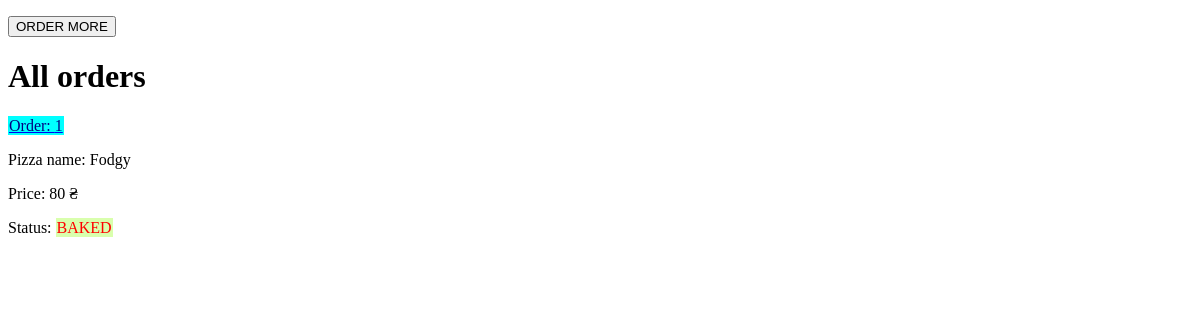
Page /show_orders on the earlier database version.
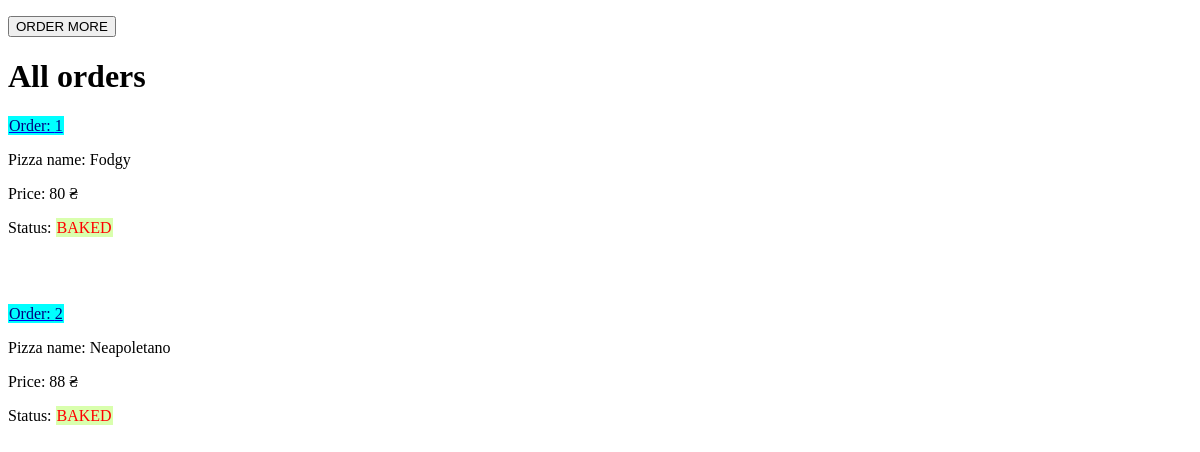
Same page on the later database version.
### tables this page shows
CREATE TABLE zakaz_table(
            id INTEGER PRIMARY KEY AUTOINCREMENT,
            pizza_name_zakaz TEXT NOT NULL,
            pizza_description TEXT NOT NULL,
            ingr_name_zakaz TEXT NOT NULL,
            price_zakaz TEXT NOT NULL,
            status_zakaz TEXT NOT NULL DEFAULT "BAKED"
            );

### app.py (the view)
@app.route("/show_orders")
def show_orders():
    orders = select_order(g.con)
    return render_template("show_orders.html", orders=orders)

### app.py (called while the page is built)
@app.before_request
def before_request():
    g.con = create_connection()

@app.teardown_request
def teardown_request(exception):
    close_connection(g.con)

### models.py (called while the page is built)
def create_connection():
    connection = sqlite3.connect("resurses/pizza_db.db")
    return connection

def close_connection(connection):
    connection.close()

def select_order(connection):
    cursor = connection.cursor()
    cursor.execute(
        """
        SELECT * FROM zakaz_table
        """
    )
    results = cursor.fetchall()
    dict_results = {}
    for _id, name, pizza_description, description, price, status in results:
        dict_results[_id]={
            "name": name,
            "pizza_description": pizza_description,
            "description": description,
            "price": price,
            "status": status
        }
    return dict_results

### templates/show_orders.html (shortened to what this page needs)
<!DOCTYPE html>
<html lang="en">
<head>
</head>
<body>
    <p><input type=button value="ORDER MORE" onClick='location.href="/"'></p>
    <h1>All orders</h1>
    {% for key, ord in orders.items() %}
    <p><a href="{{url_for('order', order_id=key)}}"><span class="colortext2"> Order: {{key}}</span></a></p>
    <p><a>Pizza name: {{ord.name}} </a></p>
    <p><a>Price: {{ord.price}} ₴</a></p>
        {% if ord.status == "BAKED" %}
        <p><a>Status: <span class="colortext"> {{ord.status}} </span> </a></p>
        {% else %}
        <p><a>Status: <span class="colortext1"> {{ord.status}} </span> </a></p>
        {% endif %}
    <br/><br/>
    {% endfor %}
    <br/><br/>
</body>
</html>

### templates/show_orders.html (style rules this page uses)
.colortext { background: #D9FFAD; color: red; padding: 1px; display: inline; }
.colortext2 { background: #00ffff; color: navy; padding: 1px; display: inline; }

Differences in the rows shown:
added zakaz_table: name "Neapoletano", price "88", status "BAKED"
Other differences:
new list line: "Order: 2 Pizza name: Price: ₴ Status:"
